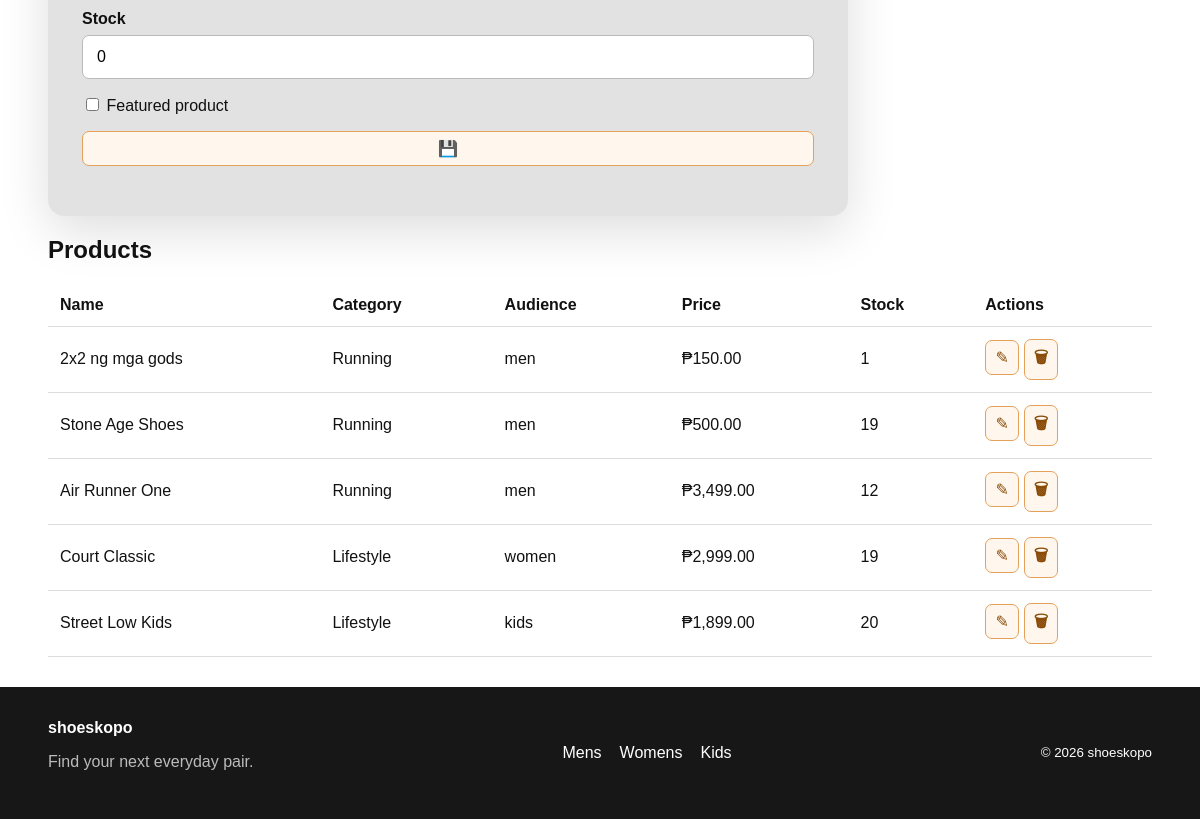
Page /admin/products.php (signed in, lower part) on the earlier database version.
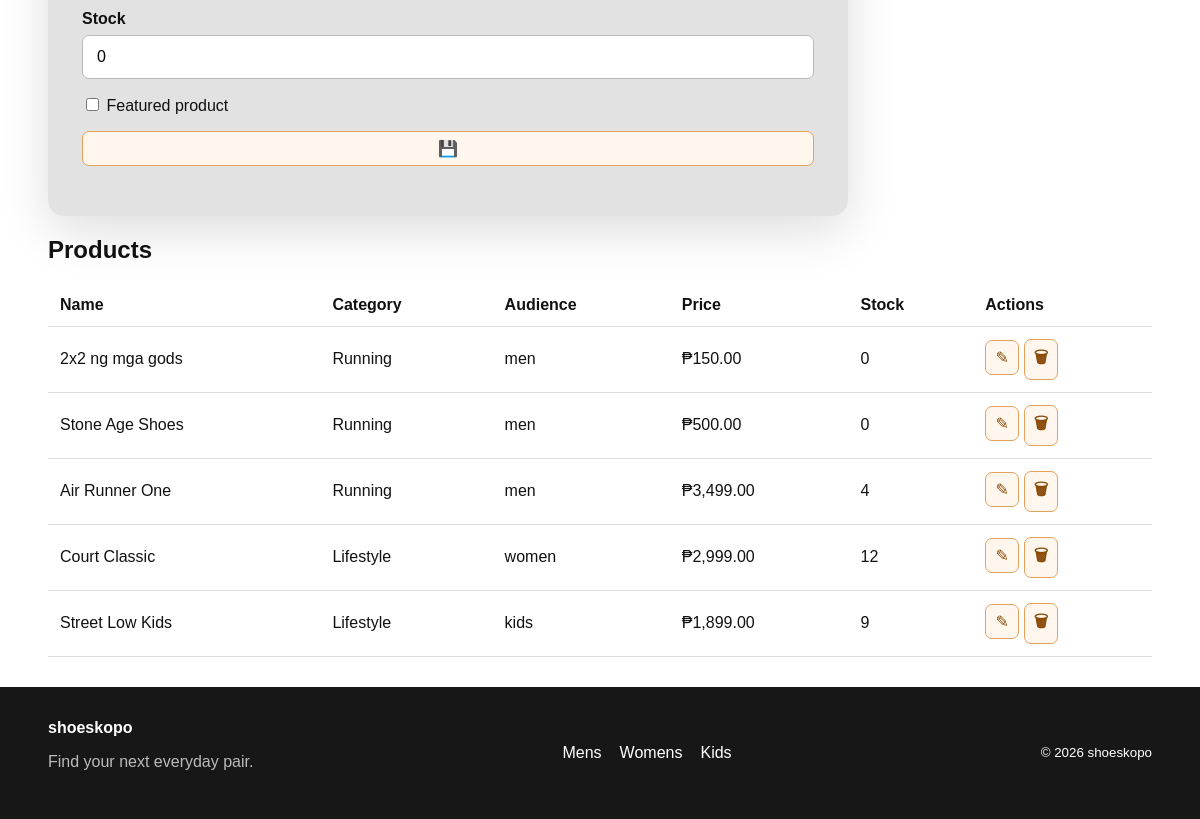
Same page on the later database version.
### tables this page shows
CREATE TABLE `products` (
  `id` int(11) NOT NULL,
  `category_id` int(11) DEFAULT NULL,
  `name` varchar(180) NOT NULL,
  `description` text DEFAULT NULL,
  `price` decimal(10,2) NOT NULL DEFAULT 0.00,
  `image_url` varchar(500) DEFAULT NULL,
  `audience` enum('men','women','kids','all') NOT NULL DEFAULT 'all',
  `stock` int(11) NOT NULL DEFAULT 0,
  `is_featured` tinyint(1) NOT NULL DEFAULT 0,
  `created_at` timestamp NOT NULL DEFAULT current_timestamp(),
  `discount_percent` decimal(5,2) NOT NULL DEFAULT 0.00
);

CREATE TABLE `categories` (
  `id` int(11) NOT NULL,
  `name` varchar(100) NOT NULL,
  `audience` enum('men','women','kids','all') NOT NULL DEFAULT 'all',
  `slug` varchar(120) NOT NULL,
  `created_at` timestamp NOT NULL DEFAULT current_timestamp()
);

### includes/functions.php (called while the page is built, shortened)
<?php
function e(?string $value): string {
    return htmlspecialchars($value ?? '', ENT_QUOTES, 'UTF-8');
}
function money($amount): string {
    return '₱' . number_format((float)$amount, 2);
}

### admin/products.php (the view, shortened to what this page needs)
<?php
require_once __DIR__ . '/../config/db.php';
require_once __DIR__ . '/../includes/functions.php';
$edit=null;if(isset($_GET['edit'])){$st=$pdo->prepare('SELECT *
FROM products
WHERE id=?');$st->execute([(int)$_GET['edit']]);$edit=$st->fetch(); if($edit){try{$sz=$pdo->prepare('SELECT size_label
FROM product_sizes
WHERE product_id=?
ORDER BY id');$sz->execute([(int)$edit['id']]);$normalizedSizes=$sz->fetchAll(PDO::FETCH_COLUMN);if($normalizedSizes)$edit['sizes']=implode(', ',$normalizedSizes);}catch(Throwable $ignored){}}}
$products=$pdo->query('SELECT p.*,c.name AS category_name
FROM products p
    LEFT
    JOIN categories c ON c.id=p.category_id
ORDER BY p.created_at DESC')->fetchAll();
$pageTitle='Manage Products';include __DIR__.'/../includes/header.php';
?>
<div class="admin-shell"><h1>PRODUCT CRUD</h1><?= admin_navigation('products.php') ?>
<section class="form-wrap" style="margin:20px 0;max-width:800px"><form method="post" enctype="multipart/form-data" novalidate>
<div class="field"><label>Stock</label><input type="number" min="0" name="stock" value="<?= (int)($edit['stock']??0) ?>"></div><label><input type="checkbox" name="is_featured" <?= !empty($edit['is_featured'])?'checked':'' ?>> Featured product</label><p><button class="btn btn-blue icon-button" aria-label="Save product" title="Save product">💾</button> </p></form></section>
<h2>Products</h2><div class="table-wrap"><table class="data-table"><thead><tr><th>Name</th><th>Category</th><th>Audience</th><th>Price</th><th>Stock</th><th>Actions</th></tr></thead><tbody><?php foreach($products as $p): ?><tr><td><?= e($p['name']) ?></td><td><?= e($p['category_name']??'—') ?></td><td><?= e($p['audience']) ?></td><td><?= money($p['price']) ?></td><td><?= (int)$p['stock'] ?></td><td><a href="products.php?edit=<?= (int)$p['id'] ?>" class="icon-button" aria-label="Edit" title="Edit">✎</a> <form method="post" style="display:inline" data-confirm='Delete this product?'><input type="hidden" name="action" value="delete"><input type="hidden" name="id" value="<?= (int)$p['id'] ?>"><button class="btn icon-button" style="padding:6px 9px" aria-label="Delete product" title="Delete product">🗑</button></form></td></tr><?php endforeach; ?></tbody></table></div></div>
<?php include __DIR__.'/../includes/footer.php'; ?>

Differences in the rows shown:
changed products "2x2 ng mga gods": stock "1" → "0"
changed products "Stone Age Shoes": stock "19" → "0"
changed products "Air Runner One": stock "12" → "4"
changed products "Court Classic": stock "19" → "12"
changed products "Street Low Kids": stock "20" → "9"
